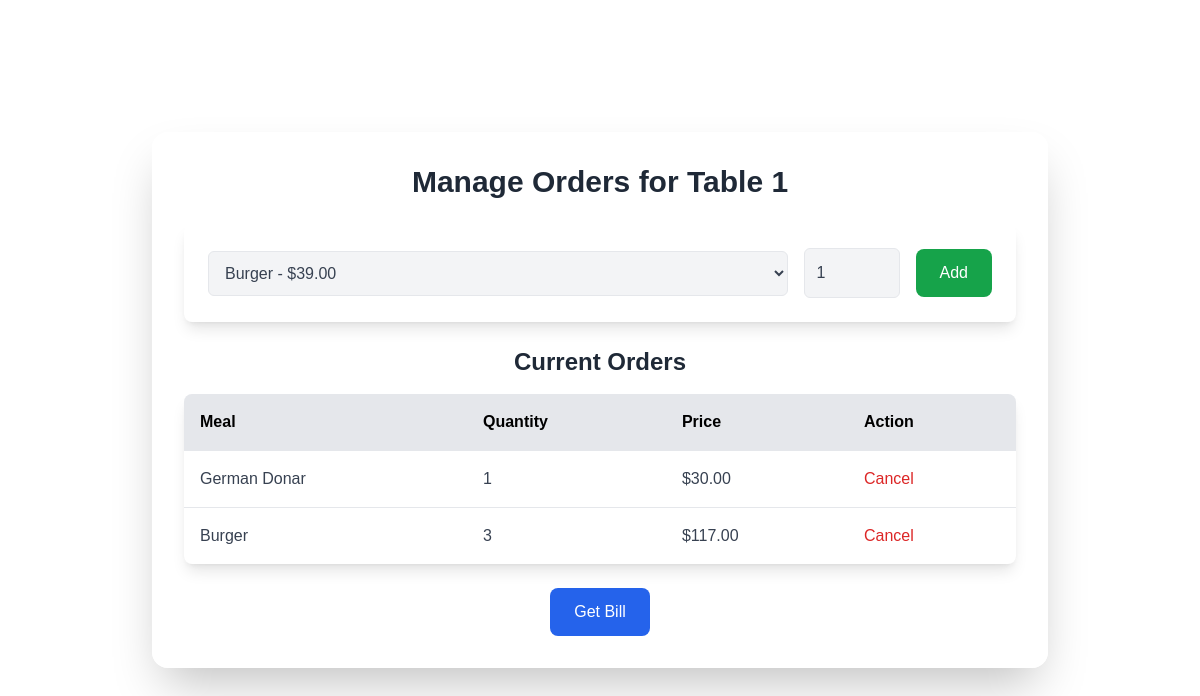
The page /order_detail/18/ on the database its author committed.
### waiterapp/models.py (models this page shows, shortened)
class Reservation(models.Model):
    table_number = models.IntegerField()
    reserved_at = models.DateTimeField(auto_now_add=True)
    waiter = models.ForeignKey(Staff, on_delete=models.CASCADE)

class Order(models.Model):
    reservation = models.ForeignKey(Reservation, on_delete=models.CASCADE)
    menu_item = models.ForeignKey(Menu, on_delete=models.CASCADE)
    quantity = models.PositiveIntegerField(default=1)
    def get_price(self):
        return self.menu_item.price * self.quantity

class Menu(models.Model):
    name = models.CharField(max_length=100)
    price = models.DecimalField(max_digits=6, decimal_places=2)

### waiterapp/views.py (the view, shortened to what this page needs)
# urls.py: path('order_detail/<int:res_id>/', views.order_detail, name='order_detail'),
def order_detail(request, res_id):
    reservation = get_object_or_404(Reservation, id=res_id)
    menu = Menu.objects.all()  # Get all menu items
    orders = Order.objects.filter(reservation=reservation)  # Get existing orders
    context = {
        'reservation': reservation,
        'menu': menu,
        'orders': orders,
    }
    return render(request, 'order.html', context)

### waiterapp/templates/order.html (shortened to what this page needs)
 <!DOCTYPE html>
<html lang="en">
<head>
  <script src="https://cdn.tailwindcss.com"></script>
</head>
<body class="p-10 min-h-screen flex items-center justify-center">
  <div class="overlay max-w-4xl w-full p-8 rounded-2xl shadow-2xl">
    <h1 class="text-3xl font-bold text-gray-800 mb-6 text-center">Manage Orders for Table {{ reservation.table_number }}</h1>
    <form method="POST" class="mb-6 bg-white p-6 shadow-lg rounded-lg">
      <div class="flex gap-4 items-center">
        <select name="menu_item" class="p-3 border rounded-md w-full text-gray-700 bg-gray-100 focus:ring-2 focus:ring-blue-500">
          {% for item in menu %}
            <option value="{{ item.id }}">{{ item.name }} - ${{ item.price }}</option>
          {% endfor %}
        </select>
        <input type="number" name="quantity" value="1" min="1" class="p-3 border rounded-md w-24 text-gray-700 bg-gray-100 focus:ring-2 focus:ring-blue-500">
        <button class="bg-green-600 text-white px-6 py-3 rounded-lg hover:bg-green-700 transition duration-300">Add</button>
      </div>
    </form>
    <h2 class="text-2xl font-semibold mb-4 text-center text-gray-800">Current Orders</h2>
    <table class="w-full bg-white shadow-lg rounded-lg overflow-hidden">
      <thead class="bg-gray-200">
        <tr>
          <th class="text-left p-4">Meal</th>
          <th class="text-left p-4">Quantity</th>
          <th class="text-left p-4">Price</th>
          <th class="text-left p-4">Action</th>
        </tr>
      </thead>
      <tbody>
        {% for order in orders %}
        <tr class="border-t">
          <td class="p-4 text-gray-700">{{ order.menu_item.name }}</td>
          <td class="p-4 text-gray-700">{{ order.quantity }}</td>
          <td class="p-4 text-gray-700">${{ order.get_price }}</td>
          <td class="p-4">
            <form method="POST" action="{% url 'cancel_order' order.id %}">
              <button class="text-red-600 hover:underline transition duration-300">Cancel</button>
            </form>
          </td>
        </tr>
        {% endfor %}
      </tbody>
    </table>
    <div class="text-center mt-6">
      <a href="{% url 'bill_view' reservation.id %}" class="inline-block bg-blue-600 text-white px-6 py-3 rounded-lg hover:bg-blue-700 transition duration-300">Get Bill</a>
    </div>
  </div>
</body>
</html>

### waiterapp/templates/order.html (style rules this page uses)
body { font-family: 'Poppins', sans-serif; background-image: url('https://i.pinimg.com/736x/ac/8d/92/ac8d9277004a1b04a9119c3e8a607188.jpg'); background-size: cover; background-position: center; background-attachment: fixed; }
.overlay { background-color: rgba(255, 255, 255, 0.85); backdrop-filter: blur(6px); }

### rows shown on the page
Reservation: table_number "1"
Order: menu_item.name "German Donar", quantity "1", get_price "30.00"
Order: menu_item.name "Burger", quantity "3", get_price "117.00"

### other values the page prints
form field menu_item "Burger - $39.00"
